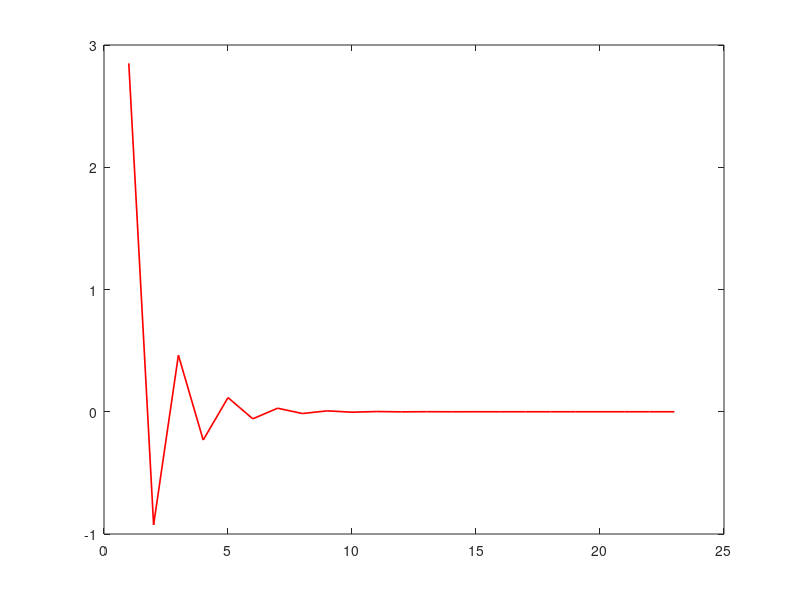

Write the MATLAB code that produced this figure.
% Computational Economics
% PS1 - Q1

clear, clc
close all
format long

disp('---------------------------------------------')
disp('Problem 1')
disp('---------------------------------------------')
disp(' ')


%% 1.5

% first order
A = [1 0.5;1 -1];
y = [3 1]';
% second order
A2 = [1 -1; 1 0.5];
y2 = [1 3]';

max_it = 1000;
tol=1e-6;
rng('default');
Q = tril(A);
Q2 = tril(A2);
x_init = [0.1,0.1]';
x=x_init;

% convegence case; order 1
for it=1:max_it
    it;
    dx1(:,it)=Q\(y-A*x);
    x=x+dx1(:,it);
    if norm(dx1(:,it))<tol
    disp(['Converged at iteration #: ', num2str(it)])
    disp(['The solution vector is: ', num2str(x')])
    disp(' ')
    break
    end
    if it>=max_it, disp('No Convergence'), end
end

% nonconvergence case; order 2
x=x_init;
for it=1:max_it
    it;
    dx2(:,it)=Q2\(y2-A2*x);
    x=x+dx2(:,it);
    if norm(dx2(:,it))<tol
    disp(['Converged at iteration #: ', num2str(it)])
    disp(['The solution vector is: ', num2str(x')])
    disp(' ')
    break
    end
    if it>=max_it, disp('No Convergence'), end
end

%plot
figure1 = figure('name','convergence case');
plot(dx1(1,:),'r','linewidth',1.2);

figure2 = figure('name','nonconvergence case');
plot(dx2(1,:),'b','linewidth',1.2);


%% 1.6
lambda = linspace(0.1,0.9,9)';
telapsed = zeros(1,length(lambda));
x=x_init;
for k=1:length(lambda)
    tstart = tic;
    for it=1:max_it
        dx3=lambda(k)*Q2\(y2-A2*x);
        x=x+dx3;
        if norm(dx3)<tol
            disp(['Converged at iteration #: ', num2str(it)])
            disp(['The solution vector is: ', num2str(x')])
            disp(' ')
            break
        end
        if it>=max_it, disp('No Convergence'), end
    end
    telapsed(k) = toc(tstart);
end
disp(['fastest lambda for convergence is: ', num2str(min(telapsed))])